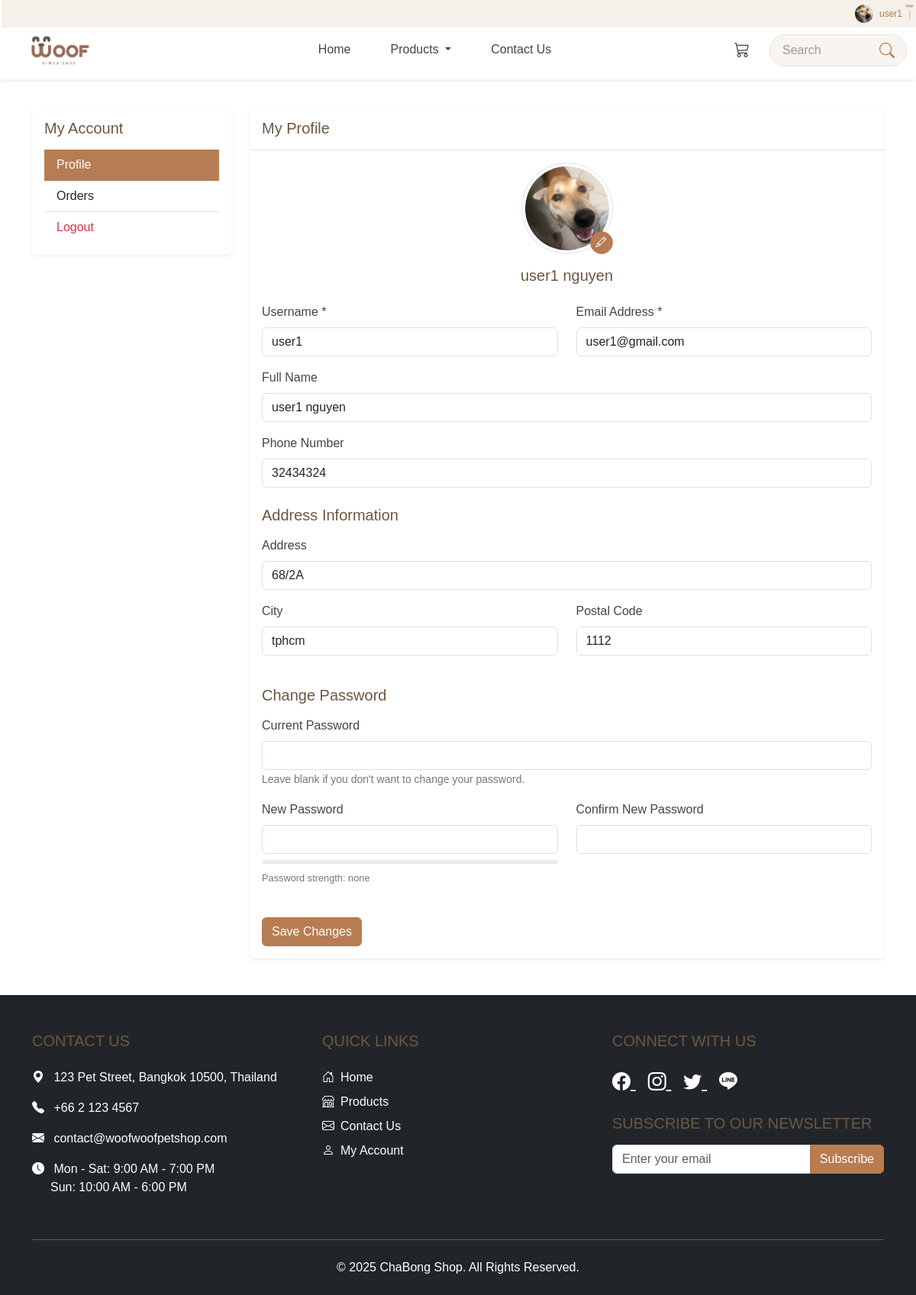
/user/profile (signed in), run on the app's committed database.
### tables this page shows
CREATE TABLE `users` (
  `id` int(11) NOT NULL,
  `username` varchar(50) NOT NULL,
  `email` varchar(100) NOT NULL,
  `password` varchar(255) NOT NULL,
  `created_at` timestamp NOT NULL DEFAULT current_timestamp(),
  `full_name` varchar(100) DEFAULT NULL,
  `phone` varchar(20) DEFAULT NULL,
  `address` varchar(255) DEFAULT NULL,
  `city` varchar(100) DEFAULT NULL,
  `postal_code` varchar(20) DEFAULT NULL,
  `updated_at` timestamp NOT NULL DEFAULT current_timestamp() ON UPDATE current_timestamp(),
  `state` varchar(50) DEFAULT NULL,
  `last_activity` timestamp NULL DEFAULT NULL,
  `last_login` timestamp NULL DEFAULT NULL,
  `avatar` varchar(255) DEFAULT NULL,
  `google_id` varchar(255) DEFAULT NULL,
  `remember_token` varchar(255) DEFAULT NULL,
  `token_expires` datetime DEFAULT NULL
);

### controllers/UserController.php (called while the page is built, shortened)
<?php
require_once 'models/User.php';
require_once 'includes/SessionManager.php';
class UserController {
    private $userModel;
    public function __construct() {
        $this->userModel = new User();
    }
    public function profile() {
        $userId = $_SESSION['user_id'];
        $userData = $this->userModel->getUserById($userId);
        $pageTitle = 'My Profile';
        include VIEWS_PATH . 'layouts/header.php';
        include VIEWS_PATH . 'user/profile.php';
        include VIEWS_PATH . 'layouts/footer.php';
    }
}

### includes/SessionManager.php (called while the page is built, shortened)
<?php
class SessionManager {
    public static function isUserLoggedIn() {
        return isset($_SESSION['user_id']) &&
               (!isset($_SESSION['user_type']) || $_SESSION['user_type'] === 'user');
    }
}

### config/database.php (called while the page is built, shortened)
<?php
class Database {
    private $host = 'localhost';
    private $username = 'root';
    private $password = '';
    private $dbname = 'chabong_shop';
    private $conn;
    public function __construct() {
        try {
            $this->conn = new mysqli($this->host, $this->username, $this->password, $this->dbname);
            $this->conn->set_charset("utf8mb4");
        } catch (Exception $e) {
            echo 'Database Connection Error: ' . $e->getMessage();
            exit;
        }
    }
    public function getConnection() {
        return $this->conn;
    }
}

### models/User.php (called while the page is built, shortened)
<?php
class User
{
    private $db;
    private $table = 'users';
    public function __construct()
    {
        $database = new Database();
        $this->db = $database->getConnection();
    }
    public function getUserById($userId)
    {
        $userId = (int)$userId;
        $sql = "SELECT * FROM {$this->table} WHERE id = {$userId} LIMIT 1";
        $result = $this->db->query($sql);
        if ($result && $result->num_rows > 0) {
            return $result->fetch_assoc();
        }
        return false;
    }
    public function getUserAvatar($userId)
    {
        $userId = (int)$userId;
        $sql = "SELECT avatar FROM {$this->table} WHERE id = {$userId}";
        $result = $this->db->query($sql);
        if ($result && $result->num_rows > 0) {
            $user = $result->fetch_assoc();
            if (!empty($user['avatar'])) {
                return $user['avatar'];
            }
        }
        return 'public/images/avatars/default.png';
    }
}

### views/user/profile.php (the view, shortened to what this page needs)
<div class="container py-5">
    <div class="row">
        <div class="col-lg-3">
            <div class="card border-0 shadow-sm mb-4">
                <div class="card-body">
                    <h5 class="mb-3">My Account</h5>
                    <div class="list-group list-group-flush">
                        <a href="<?php echo SITE_URL; ?>user/profile" class="list-group-item list-group-item-action active">Profile</a>
                        <a href="<?php echo SITE_URL; ?>user/orders" class="list-group-item list-group-item-action">Orders</a>
                        <a href="<?php echo SITE_URL; ?>user/logout" class="list-group-item list-group-item-action text-danger">Logout</a>
                    </div>
                </div>
            </div>
        </div>
        <div class="col-lg-9">
            <div class="card border-0 shadow-sm">
                <div class="card-header bg-white py-3">
                    <h5 class="mb-0">My Profile</h5>
                </div>
                <div class="card-body">
                    <div class="text-center mb-4">
                        <?php
                        if (!empty($userData['avatar'])) {
                            if (strpos($userData['avatar'], 'http') === 0) {
                                $avatarUrl = $userData['avatar'];
                            } else {
                                $avatarUrl = SITE_URL . str_replace('\\', '/', $userData['avatar']);
                            }
                        } else {
                            $avatarUrl = SITE_URL . 'public/images/avatars/default.png';
                        }
                        ?>
                        <div class="position-relative d-inline-block">
                            <img src="<?php echo $avatarUrl; ?>" alt="Profile Avatar"
                                class="rounded-circle img-thumbnail" style="width: 120px; height: 120px; object-fit: cover;">
                            <button type="button" class="btn btn-sm btn-primary position-absolute bottom-0 end-0 rounded-circle"
                                data-bs-toggle="modal" data-bs-target="#avatarModal" style="width: 30px; height: 30px; padding: 0;">
                                <i class="bi bi-pencil"></i>
                            </button>
                        </div>
                        <h5 class="mt-3"><?php echo htmlspecialchars($userData['full_name'] ?? $userData['username']); ?></h5>
                    </div>
                    <form method="post" action="<?php echo SITE_URL; ?>user/profile">
                        <div class="row">
                            <div class="col-md-6 mb-3">
                                <label for="username" class="form-label">Username *</label>
                                <input type="text" class="form-control" id="username" name="username"
                                    value="<?php echo htmlspecialchars($userData['username']); ?>" required>
                            </div>
                            <div class="col-md-6 mb-3">
                                <label for="email" class="form-label">Email Address *</label>
                                <input type="email" class="form-control" id="email" name="email"
                                    value="<?php echo htmlspecialchars($userData['email']); ?>" required>
                            </div>
                        </div>
                        <div class="mb-3">
                            <label for="full_name" class="form-label">Full Name</label>
                            <input type="text" class="form-control" id="full_name" name="full_name"
                                value="<?php echo htmlspecialchars($userData['full_name'] ?? ''); ?>">
                        </div>
                        <div class="mb-3">
                            <label for="phone" class="form-label">Phone Number</label>
                            <input type="tel" class="form-control" id="phone" name="phone"
                                value="<?php echo htmlspecialchars($userData['phone'] ?? ''); ?>">
                        </div>
                        <h5 class="mt-4 mb-3">Address Information</h5>
                        <div class="mb-3">
                            <label for="address" class="form-label">Address</label>
                            <input type="text" class="form-control" id="address" name="address"
                                value="<?php echo htmlspecialchars($userData['address'] ?? ''); ?>">
                        </div>
                        <div class="row">
                            <div class="col-md-6 mb-3">
                                <label for="city" class="form-label">City</label>
                                <input type="text" class="form-control" id="city" name="city"
                                    value="<?php echo htmlspecialchars($userData['city'] ?? ''); ?>">
                            </div>
                            <div class="col-md-6 mb-3">
                                <label for="postal_code" class="form-label">Postal Code</label>
                                <input type="text" class="form-control" id="postal_code" name="postal_code"
                                    value="<?php echo htmlspecialchars($userData['postal_code'] ?? ''); ?>">
                            </div>
                        </div>
                        <h5 class="mt-4 mb-3">Change Password</h5>
                        <div class="mb-3">
                            <label for="current_password" class="form-label">Current Password</label>
                            <input type="password" class="form-control" id="current_password" name="current_password">
                            <small class="form-text text-muted">Leave blank if you don't want to change your password.</small>
                        </div>
                        <div class="row">
                            <div class="col-md-6 mb-3">
                                <label for="new_password" class="form-label">New Password</label>
                                <input type="password" class="form-control" id="new_password" name="new_password">
                            </div>
                            <div class="col-md-6 mb-3">
                                <label for="confirm_password" class="form-label">Confirm New Password</label>
                                <input type="password" class="form-control" id="confirm_password" name="confirm_password">
                            </div>
                        </div>
                        <div class="mt-4">
                            <button type="submit" class="btn btn-primary">Save Changes</button>
                        </div>
                    </form>
                </div>
            </div>
        </div>
    </div>
</div>

### views/layouts/header.php (shortened to what this page needs)
<?php
require_once __DIR__ . '/../../includes/SessionManager.php';
?>
<!DOCTYPE html>
<html lang="en">
<head>
    <link href="https://cdn.jsdelivr.net/npm/bootstrap@5.3.3/dist/css/bootstrap.min.css" rel="stylesheet">
    <link rel="stylesheet" href="https://cdn.jsdelivr.net/npm/bootstrap-icons@1.11.3/font/bootstrap-icons.min.css">
    <link rel="stylesheet" href="<?php echo SITE_URL; ?>public/css/style.css">
</head>
<body>
    <header>
        <div class="utility-bar">
            <div class="container-fluid d-flex justify-content-end">
                <?php if(SessionManager::isUserLoggedIn()): ?>
                    <div class="dropdown">
                        <?php
                        require_once __DIR__ . '/../../models/User.php';
                        $db = new Database();
                        $userAvatarModel = new User($db->getConnection());
                        $avatarPath = $userAvatarModel->getUserAvatar($_SESSION['user_id']);
                        if (strpos($avatarPath, 'http') === 0) {
                            $avatarUrl = $avatarPath;
                        } else {
                            $avatarUrl = SITE_URL . str_replace('\\', '/', $avatarPath);
                        }
                        ?>
                        <button class="utility-btn dropdown-toggle d-flex align-items-center" type="button" id="userDropdown" data-bs-toggle="dropdown" aria-expanded="false">
                            <img src="<?php echo $avatarUrl; ?>" alt="Profile" class="rounded-circle me-2" style="width: 24px; height: 24px; object-fit: cover;">
                            <?php echo htmlspecialchars($_SESSION['username']); ?>
                        </button>
                    </div>
                <?php else: ?>
                    <a href="<?php echo SITE_URL; ?>user/login" class="utility-btn me-2">Sign In</a>
                    <a href="<?php echo SITE_URL; ?>user/signup" class="utility-btn">Sign Up</a>
                <?php endif; ?>
            </div>
        </div>
        <nav class="navbar navbar-expand-lg fixed-top">
            <div class="container-fluid">
                <a class="navbar-brand" href="<?php echo SITE_URL; ?>">
                    <img src="<?php echo SITE_URL; ?>public/images/logo.png" alt="<?php echo SITE_NAME; ?> Logo">
                </a>
                <div class="offcanvas offcanvas-end" tabindex="-1" id="offcanvasNavbar" aria-labelledby="offcanvasNavbarLabel">
                    <div class="offcanvas-body">
                        <ul class="navbar-nav justify-content-center flex-grow-1 align-items-center nav-underline">
                            <li class="nav-item">
                                <a class="nav-link <?php echo $controller === 'home' ? 'active' : ''; ?>" href="<?php echo SITE_URL; ?>">Home</a>
                            </li>
                            <li class="nav-item dropdown">
                                <a class="nav-link dropdown-toggle <?php echo $controller === 'products' ? 'active' : ''; ?>" href="#" role="button" data-bs-toggle="dropdown" aria-expanded="false">
                                Products
                                </a>
                            </li>
                            <li class="nav-item">
                                <a class="nav-link <?php echo ($pageTitle == 'Contact Us') ? 'active' : ''; ?>" href="<?php echo SITE_URL; ?>contact">
                                    Contact Us
                                </a>
                            </li>
                        </ul>
                    </div>
                </div>
                <?php if(SessionManager::isUserLoggedIn()): ?>
                <div class="nav-item d-none d-lg-block">
                    <a class="nav-link position-relative" href="<?php echo SITE_URL; ?>cart">
                        <i class="bi bi-cart3 fs-5"></i>
                    </a>
                </div>
                <?php endif; ?>
                <form id="live-search" class="d-none d-lg-flex position-relative" role="search" action="<?php echo SITE_URL; ?>products/search" method="get">
                    <input id="search-input" class="form-control search-input" type="search" name="search" placeholder="Search" aria-label="Search" value="<?php echo isset($search) ? htmlspecialchars($search) : ''; ?>">
                    <button type="submit" class="btn" style="position: absolute; right: 0; border: none; top: 0; height: 100%; background: none;">
                        <i class="bi bi-search search-icon"></i>
                    </button>
                </form>
            </div>
        </nav>
    </header>
    <main>

### data on the page
users: avatar (picture), full_name "user1 nguyen", username "user1", email "user1@gmail.com", phone "32434324", address "68/2A", city "tphcm", postal_code "1112"

### other printed values
$_SESSION['username'] "user1"
SITE_NAME "ChaBong Shop"
